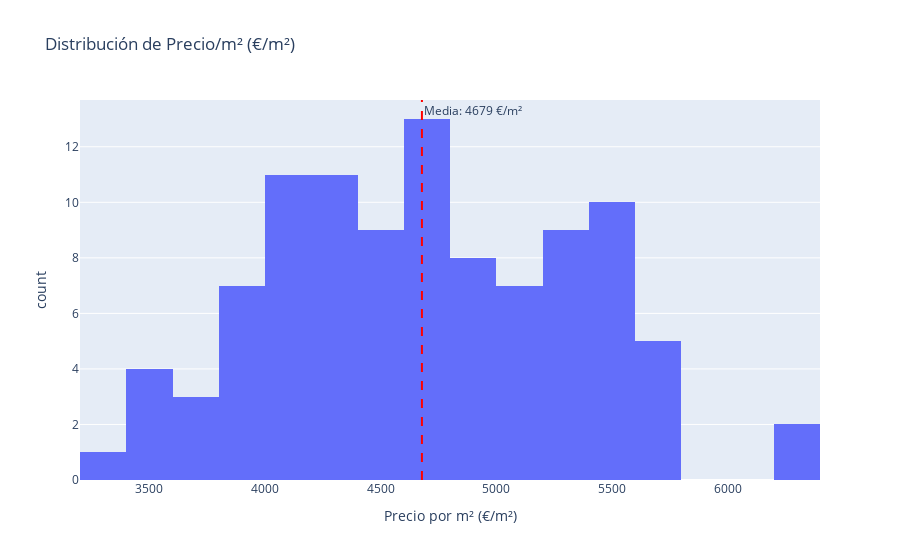

Here is the notebook cell this chart was saved with:
### Markdown cell above
## 2. Distribuciones de Variables Clave

### Code cell
# Distribución de precio/m²
fig = px.histogram(
    df_matched,
    x='precio_m2',
    nbins=30,
    title='Distribución de Precio/m² (€/m²)',
    labels={'precio_m2': 'Precio por m² (€/m²)', 'count': 'Frecuencia'}
)
fig.add_vline(
    x=df_matched['precio_m2'].mean(),
    line_dash="dash",
    line_color="red",
    annotation_text=f"Media: {df_matched['precio_m2'].mean():.0f} €/m²"
)
fig.show()

### Figure 1 — Plotly figure (JSON) as saved in the notebook; plotly's stock layout.template omitted (floating-point values rounded to 4 significant figures)
{"data": [{"bingroup": "x", "hovertemplate": "Precio por m² (€/m²)=%{x}<br>count=%{y}<extra></extra>", "legendgroup": "", "marker": {"color": "#636efa", "pattern": {"shape": ""}}, "name": "", "nbinsx": 30, "orientation": "v", "showlegend": false, "type": "histogram", "x": [5097.0, 5452.0, 4670.0, 4271.0, 5262.0, 3912.0, 3917.0, 4039.0, 3844.0, 3763.0, 4962.0, 5599.0, 3930.0, 4369.0, 4719.0, 5566.0, 4842.0, 4421.0, 4695.0, 5505.0, 5291.0, 4033.0, 5135.0, 5248.0, 4853.0, 5411.0, 5096.0, 4005.0, 4688.0, 5430.0, 5046.0, 5315.0, 4597.0, 4608.0, 5601.0, 4223.0, 4655.0, 5376.0, 4457.0, 4218.0, 4143.0, 4342.0, 4511.0, 4527.0, 3432.0, 4606.0, 4168.0, 3448.0, 3411.0, 3902.0, 4983.0, 4057.0, 3479.0, 4930.0, 4624.0, 4377.0, 4361.0, 5619.0, 4965.0, 3302.0, 3792.0, 5275.0, 4514.0, 5716.0, 4528.0, 4687.0, 6361.0, 5562.0, 4894.0, 5619.0, 5503.0, 5057.0, 4371.0, 5594.0, 4118.0, 4223.0, 4616.0, 4120.0, 5683.0, 5560.0, 4301.0, 4008.0, 5321.0, 4833.0, 4184.0, 4072.0, 5080.0, 3790.0, 3879.0, 4431.0, 3984.0, 4603.0, 5300.0, 4552.0, 4377.0, 6355.0, 4670.0, 4693.0, 5304.0, 5019.0], "xaxis": "x", "yaxis": "y"}], "layout": {"annotations": [{"showarrow": false, "text": "Media: 4679 €/m²", "x": 4679.0, "xanchor": "left", "xref": "x", "y": 1, "yanchor": "top", "yref": "y domain"}], "barmode": "relative", "legend": {"tracegroupgap": 0}, "shapes": [{"line": {"color": "red", "dash": "dash"}, "type": "line", "x0": 4679.0, "x1": 4679.0, "xref": "x", "y0": 0, "y1": 1, "yref": "y domain"}], "title": {"text": "Distribución de Precio/m² (€/m²)"}, "xaxis": {"anchor": "y", "domain": [0, 1], "title": {"text": "Precio por m² (€/m²)"}}, "yaxis": {"anchor": "x", "domain": [0, 1], "title": {"text": "count"}}}}
